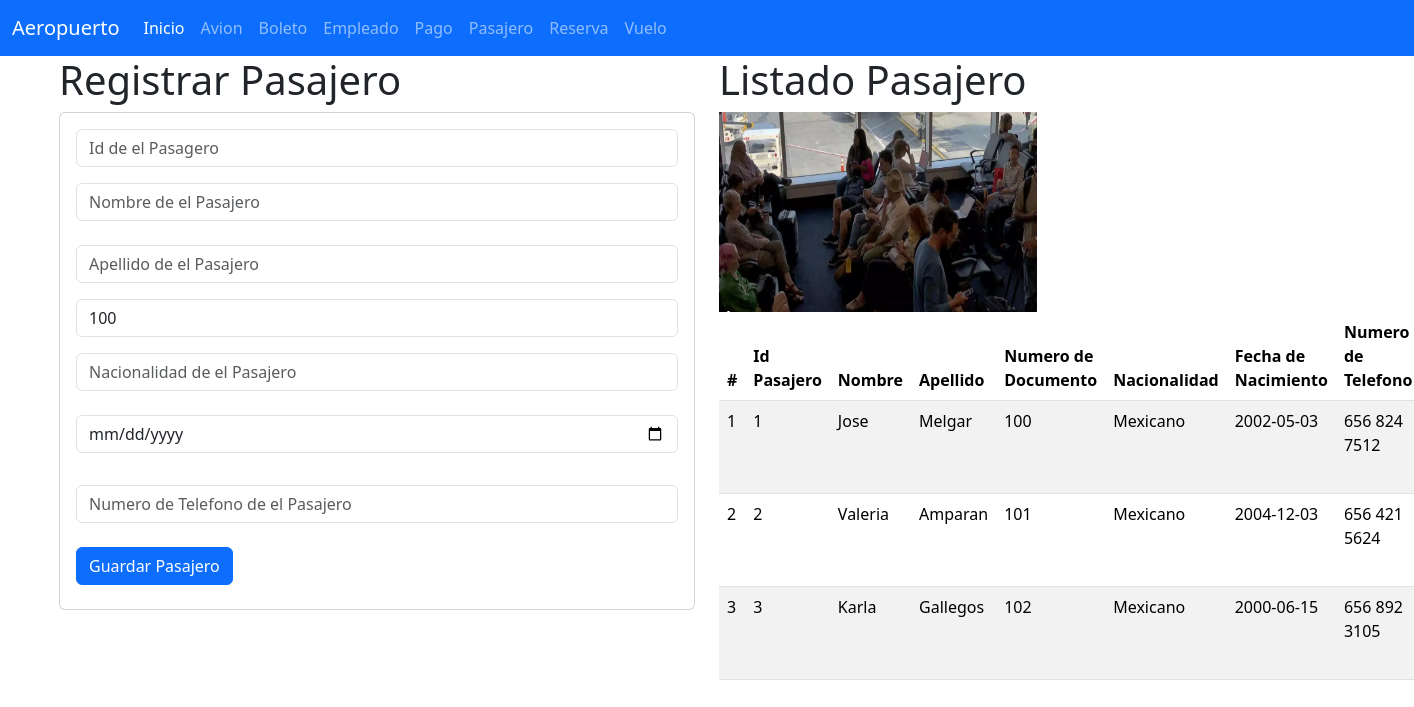
The app's page /Pasajero with its own data.
### Pasajero_app/models.py (models this page shows, shortened)
class Pasajero(models.Model):
    Id_Pasagero = models.AutoField(primary_key=True)  # Usar AutoField para autoincrementar
    Nombre = models.CharField(max_length=100)
    Apellido = models.CharField(max_length=100)
    Numero_Documento = models.IntegerField()
    Nacionalidad = models.CharField(max_length=100)
    Fecha_de_Nacimiento = models.CharField(max_length=100)
    Telefono = models.CharField(max_length=100)

### Pasajero_app/views.py (the view)
# urls.py: path("Pasajero",views.inicio_vista,name="Pasajero"),
def inicio_vista(request):
    ListadoPasajero = Pasajero.objects.all()
    return render(request, "GestionarPasajero.html", {"losPasajeros": ListadoPasajero})

### Pasajero_app/templates/GestionarPasajero.html (shortened to what this page needs)
{% extends "base.html" %}
{% block cuerpo %}
{% load static %}
<div class="row">
  <div class="col-sm-12 col-md-6 col-lg-6 xl-6">
    <h1>Registrar Pasajero</h1>
    <div class="card">
      <div class="card-body">
        <form action="{% url 'registrarPasagero' %}" method="POST">
          <div class="form-group">
            <input type="text" id="txtId_Pasagero" name="txtId_Pasagero" class="form-control"
                   placeholder="Id de el Pasagero" minlength="1" maxlength="6" required>
          </div>
          <div class="form-group py-3">
            <input type="text" id="txtNombre" name="txtNombre" class="form-control"
                   placeholder="Nombre de el Pasajero" maxlength="100" required>
          </div>
          <div class="form-group py-2">
            <input type="text" id="txtApellido" name="txtApellido" class="form-control"
                   maxlength="100" required placeholder="Apellido de el Pasajero">
          </div>
          <div class="form-group py-2">
            <input type="number" id="numNumero_Documento" name="numNumero_Documento" class="form-control"
                   min="1" max="500" value="100" required placeholder="Numero del Documento">
          </div>
          <div class="form-group py-2">
            <input type="text" id="txtNacionalidad" name="txtNacionalidad" class="form-control"
                   placeholder="Nacionalidad de el Pasajero" maxlength="100" required>
          </div>
          <div class="form-group py-3">
            <input type="date" id="txtFecha_de_Nacimiento" name="txtFecha_de_Nacimiento" class="form-control"
                   placeholder="Fecha de Nacimiento de el Pasajero" maxlength="255">
          </div>
          <div class="form-group py-3">
            <input type="text" id="txtTelefono" name="txtTelefono" class="form-control"
                   placeholder="Numero de Telefono de el Pasajero" maxlength="255">
          </div>
          <div class="form-group py-2">
            <button type="submit" class="btn btn-primary">Guardar Pasajero</button>
          </div>
        </form>
      </div>
    </div>
  </div>
  <div class="col-sm-12 col-md-6 col-lg-6 xl-6">
    <h1>Listado Pasajero</h1>
    <img class="w-50" src="{% static 'Aeropuerto6.PNG' %}" alt="Molinar" width="100" height="200">
    <table class="table table-striped">
      <thead>
        <tr>
          <th>#</th>
          <th>Id Pasajero</th>
          <th>Nombre</th>
          <th>Apellido</th>
          <th>Numero de Documento</th>
          <th>Nacionalidad</th>
          <th>Fecha de Nacimiento</th>
          <th>Numero de Telefono</th>
        </tr>
      </thead>
      <tbody>
        {% for i in losPasajeros %}
        <tr>
          <td>{{ forloop.counter }}</td>
          <td>{{ i.Id_Pasagero }}</td>
          <td>{{ i.Nombre }}</td>
          <td>{{ i.Apellido }}</td>
          <td>{{ i.Numero_Documento }}</td>
          <td>{{ i.Nacionalidad }}</td>
          <td>{{ i.Fecha_de_Nacimiento }}</td>
          <td>{{ i.Telefono }}</td>
        </tr>
        {% endfor %}
      </tbody>
    </table>
  </div>
</div>
{% endblock %}

### records on screen
Pasajero: Id_Pasagero "1", Nombre "Jose", Apellido "Melgar", Numero_Documento "100", Nacionalidad "Mexicano", Fecha_de_Nacimiento "2002-05-03", Telefono "656 824 7512"
Pasajero: Id_Pasagero "2", Nombre "Valeria", Apellido "Amparan", Numero_Documento "101", Nacionalidad "Mexicano", Fecha_de_Nacimiento "2004-12-03", Telefono "656 421 5624"
Pasajero: Id_Pasagero "3", Nombre "Karla", Apellido "Gallegos", Numero_Documento "102", Nacionalidad "Mexicano", Fecha_de_Nacimiento "2000-06-15", Telefono "656 892 3105"
